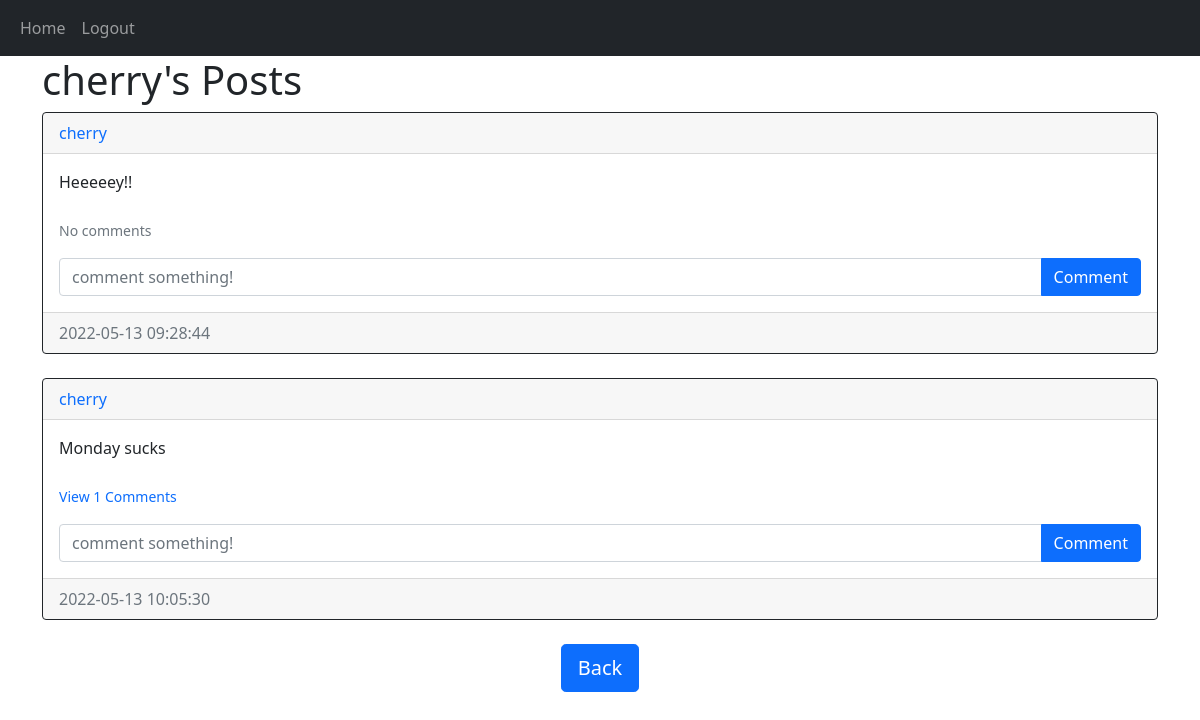
Page /posts/cherry (signed in) on the committed database.
### website/models/user.py (models this page shows)
class User(db.Model, UserMixin):
    id = db.Column(db.Integer, primary_key = True)
    email = db.Column(db.String(150), unique = True)
    username = db.Column(db.String(150), unique = True)
    password = db.Column(db.String(150))
    date_created = db.Column(db.DateTime (timezone = True), default = func.now())
    posts = db.relationship('Post', backref = 'user', passive_deletes = True)
    comments = db.relationship('Comment', backref = 'user', passive_deletes = True)

### website/models/posts.py (models this page shows)
class Post(db.Model):
    id = db.Column(db.Integer, primary_key = True)
    text = db.Column(db.Text, nullable = False)
    date_created = db.Column(db.DateTime (timezone = True), default = func.now())
    author = db.Column(db.Integer, db.ForeignKey('user.id', ondelete = 'CASCADE'), nullable= False)
    comments = db.relationship('Comment', backref = 'post', passive_deletes = True)

### website/views.py (the view)
@views.route('/posts/<username>')
@login_required
def posts(username):
    user = User.query.filter_by(username = username).first()
    if not user:
        flash('No user with that username exists', category='error')
        return redirect(url_for('views.home'))
    posts = user.posts
    return render_template('posts.html', user = current_user, posts = posts, username = username)

### website/__init__.py (called while the page is built)
def create_app():
    app = Flask(__name__)
    app.config['SECRET_KEY'] = '3456789032072dsjhe$@!@*hnui12'
    app.config['SQLALCHEMY_DATABASE_URI'] = f'sqlite:///{DB_NAME}'
    app.config['SQLALCHEMY_TRACK_MODIFICATIONS'] = False
    db.init_app(app)
    app.register_blueprint(views, url_prefix = '/')
    app.register_blueprint(auth, url_prefix = '/')
    create_database(app)
    login_manager = LoginManager()
    login_manager.login_view = 'auth.login'
    login_manager.init_app(app)
    @login_manager.user_loader
    def load_user(id):
       return User.query.get(int(id))
    return app

### website/templates/posts.html (shortened to what this page needs)
{% extends 'posts_div.html' %}
{% block header %}
{{username}}'s Posts
{% endblock %}
{% block footer %}
<div align = 'center'>
    <a href="/home">
        <button class="btn btn-primary btn-lg">
        Back
        </button>
    </a>
</div>
{% endblock %}

### website/templates/posts_div.html (shortened to what this page needs)
{% extends 'base.html' %}
{% block content %}
<h1 align="'center">{% block header %}Posts{% endblock %}</h1>
<div id="posts">
    {% for post in posts %}
    <div class="card border-dark">
        <div class="card-header d-flex justify-content-between align-items-center">
            <a href="/posts/{{post.user.username}}" style="text-decoration: none;">{{post.user.username}}</a>
        </div>
        <div class="card-body">
            <div class="card-text">{{post.text}}</div>
            <br/>
            <p class="card-text">
                {% if post.comments|length > 0 %}
                <a href="#comments-{{post.id}}" data-bs-toggle="collapse" role="button" style="text-decoration: none;">
                <small>View {{post.comments|length}} Comments</small>
                </a>
                {% else %}
                <small class="text-muted">No comments</small>
                {% endif %}
            </p>
            <form action="/create_comment/{{post.id}}" method = 'POST' class="input-group mb3">
                <input type="text" name="text" id="text" class="form-control" placeholder="comment something!" />
                <button type="submit" class="btn btn-primary">Comment</button>
            </form>
        </div>
        <div class="card-footer text-muted">{{post.date_created}}</div>
    </div>
    <br/>
    {% endfor %}
    </div>
    {% block footer %}{% endblock %}
{% endblock %}

### rows in the picture
User: username "cherry"
Post: user.username "cherry", text "Heeeeey!!", shows "No comments", date_created "2022-05-13 09:28:44"
Post: user.username "cherry", text "Monday sucks", comments|length "1", date_created "2022-05-13 10:05:30"
